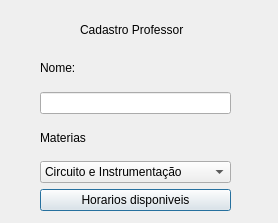
<?xml version="1.0" encoding="UTF-8"?>
<ui version="4.0">
 <class>cadastro</class>
 <widget class="QDialog" name="cadastro">
  <property name="geometry">
   <rect>
    <x>0</x>
    <y>0</y>
    <width>278</width>
    <height>223</height>
   </rect>
  </property>
  <property name="windowTitle">
   <string>Dialog</string>
  </property>
  <widget class="QLabel" name="label">
   <property name="geometry">
    <rect>
     <x>80</x>
     <y>20</y>
     <width>131</width>
     <height>20</height>
    </rect>
   </property>
   <property name="styleSheet">
    <string notr="true">font: 75 10pt &quot;MS Shell Dlg 2&quot;;</string>
   </property>
   <property name="text">
    <string>Cadastro Professor</string>
   </property>
  </widget>
  <widget class="QWidget" name="">
   <property name="geometry">
    <rect>
     <x>40</x>
     <y>50</y>
     <width>191</width>
     <height>161</height>
    </rect>
   </property>
   <layout class="QVBoxLayout" name="verticalLayout">
    <item>
     <widget class="QLabel" name="txt_nome">
      <property name="styleSheet">
       <string notr="true">font: 75 10pt &quot;MS Shell Dlg 2&quot;;</string>
      </property>
      <property name="text">
       <string>Nome:</string>
      </property>
     </widget>
    </item>
    <item>
     <widget class="QLineEdit" name="edt_nome"/>
    </item>
    <item>
     <widget class="QLabel" name="txt_materia">
      <property name="text">
       <string>Materias</string>
      </property>
     </widget>
    </item>
    <item>
     <widget class="QComboBox" name="comboBox">
      <item>
       <property name="text">
        <string>Circuito e Instrumentação</string>
       </property>
      </item>
      <item>
       <property name="text">
        <string>Matematica aplicada a engenharia(MATLAB)</string>
       </property>
      </item>
      <item>
       <property name="text">
        <string/>
       </property>
      </item>
      <item>
       <property name="text">
        <string>Calculo I</string>
       </property>
      </item>
      <item>
       <property name="text">
        <string>Calculo 2</string>
       </property>
      </item>
      <item>
       <property name="text">
        <string>Calculo 3</string>
       </property>
      </item>
     </widget>
    </item>
    <item>
     <widget class="QPushButton" name="btn_restricoes">
      <property name="text">
       <string>Horarios disponiveis</string>
      </property>
     </widget>
    </item>
   </layout>
  </widget>
 </widget>
 <resources/>
 <connections/>
</ui>
